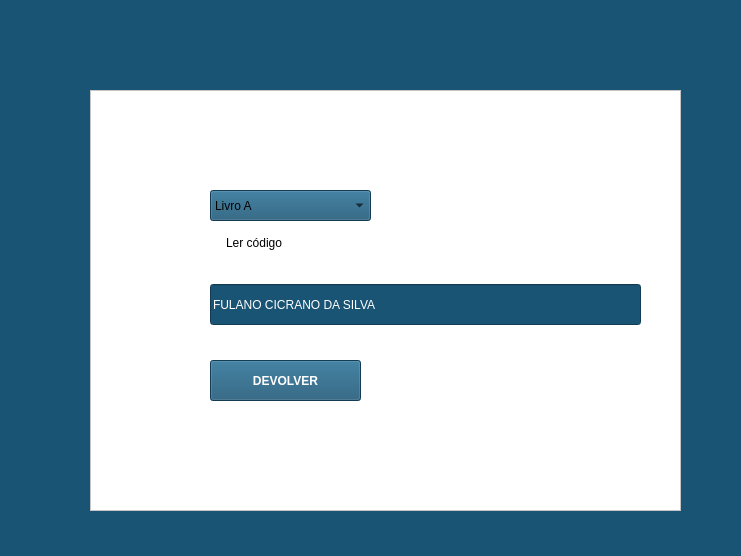
<?xml version="1.0" encoding="UTF-8"?>
<ui version="4.0">
 <class>DevLivro</class>
 <widget class="QWidget" name="DevLivro">
  <property name="geometry">
   <rect>
    <x>0</x>
    <y>0</y>
    <width>741</width>
    <height>556</height>
   </rect>
  </property>
  <property name="windowTitle">
   <string>Form</string>
  </property>
  <property name="styleSheet">
   <string notr="true">QWidget{
	background-color:#1a5475;
}

QListWidget
{
	background-color:white;
}

QLineEdit
{
color:white;
}

QPushButton#btnDev
{
	color:white;
}</string>
  </property>
  <widget class="QListWidget" name="listWidget">
   <property name="geometry">
    <rect>
     <x>90</x>
     <y>90</y>
     <width>591</width>
     <height>421</height>
    </rect>
   </property>
  </widget>
  <widget class="QPushButton" name="btnLerCod">
   <property name="geometry">
    <rect>
     <x>210</x>
     <y>230</y>
     <width>88</width>
     <height>25</height>
    </rect>
   </property>
   <property name="cursor">
    <cursorShape>PointingHandCursor</cursorShape>
   </property>
   <property name="text">
    <string>Ler código</string>
   </property>
   <property name="flat">
    <bool>true</bool>
   </property>
  </widget>
  <widget class="QComboBox" name="cbLivros">
   <property name="geometry">
    <rect>
     <x>210</x>
     <y>190</y>
     <width>161</width>
     <height>31</height>
    </rect>
   </property>
   <property name="cursor">
    <cursorShape>PointingHandCursor</cursorShape>
   </property>
   <property name="styleSheet">
    <string notr="true">  selection-color: black;
  selection-background-color: white;</string>
   </property>
   <item>
    <property name="text">
     <string>Livro A</string>
    </property>
   </item>
   <item>
    <property name="text">
     <string>Livro B</string>
    </property>
   </item>
   <item>
    <property name="text">
     <string>Livro C</string>
    </property>
   </item>
   <item>
    <property name="text">
     <string>Livro D</string>
    </property>
   </item>
   <item>
    <property name="text">
     <string>Livro E</string>
    </property>
   </item>
  </widget>
  <widget class="QPushButton" name="btnDev">
   <property name="geometry">
    <rect>
     <x>210</x>
     <y>360</y>
     <width>151</width>
     <height>41</height>
    </rect>
   </property>
   <property name="font">
    <font>
     <bold>true</bold>
    </font>
   </property>
   <property name="cursor">
    <cursorShape>PointingHandCursor</cursorShape>
   </property>
   <property name="styleSheet">
    <string notr="true"/>
   </property>
   <property name="text">
    <string>DEVOLVER</string>
   </property>
  </widget>
  <widget class="QLineEdit" name="lineEdit">
   <property name="geometry">
    <rect>
     <x>210</x>
     <y>284</y>
     <width>431</width>
     <height>41</height>
    </rect>
   </property>
   <property name="text">
    <string>FULANO CICRANO DA SILVA</string>
   </property>
  </widget>
 </widget>
 <resources/>
 <connections/>
</ui>
